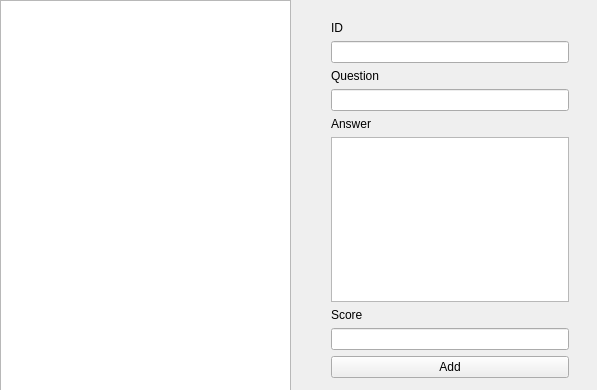
<?xml version="1.0" encoding="UTF-8"?>
<ui version="4.0">
 <class>PresenterWidget</class>
 <widget class="QWidget" name="PresenterWidget">
  <property name="geometry">
   <rect>
    <x>0</x>
    <y>0</y>
    <width>597</width>
    <height>390</height>
   </rect>
  </property>
  <property name="windowTitle">
   <string>PresenterWidget</string>
  </property>
  <widget class="QListWidget" name="questionList">
   <property name="geometry">
    <rect>
     <x>0</x>
     <y>0</y>
     <width>291</width>
     <height>391</height>
    </rect>
   </property>
  </widget>
  <widget class="QWidget" name="">
   <property name="geometry">
    <rect>
     <x>320</x>
     <y>10</y>
     <width>260</width>
     <height>379</height>
    </rect>
   </property>
   <layout class="QVBoxLayout" name="verticalLayout_2">
    <item>
     <layout class="QVBoxLayout" name="verticalLayout">
      <item>
       <widget class="QLabel" name="idLabel">
        <property name="text">
         <string>ID</string>
        </property>
       </widget>
      </item>
      <item>
       <widget class="QLineEdit" name="idTextBox"/>
      </item>
      <item>
       <widget class="QLabel" name="questionLabel">
        <property name="text">
         <string>Question</string>
        </property>
       </widget>
      </item>
      <item>
       <widget class="QLineEdit" name="questionTextBox"/>
      </item>
      <item>
       <widget class="QLabel" name="answerLabel">
        <property name="text">
         <string>Answer</string>
        </property>
       </widget>
      </item>
      <item>
       <widget class="QTextEdit" name="answerTextBox">
        <property name="html">
         <string>&lt;!DOCTYPE HTML PUBLIC &quot;-//W3C//DTD HTML 4.0//EN&quot; &quot;http://www.w3.org/TR/REC-html40/strict.dtd&quot;&gt;
&lt;html&gt;&lt;head&gt;&lt;meta name=&quot;qrichtext&quot; content=&quot;1&quot; /&gt;&lt;style type=&quot;text/css&quot;&gt;
p, li { white-space: pre-wrap; }
&lt;/style&gt;&lt;/head&gt;&lt;body style=&quot; font-family:'MS Shell Dlg 2'; font-size:8.25pt; font-weight:400; font-style:normal;&quot;&gt;
&lt;p style=&quot;-qt-paragraph-type:empty; margin-top:0px; margin-bottom:0px; margin-left:0px; margin-right:0px; -qt-block-indent:0; text-indent:0px;&quot;&gt;&lt;br /&gt;&lt;/p&gt;&lt;/body&gt;&lt;/html&gt;</string>
        </property>
       </widget>
      </item>
      <item>
       <widget class="QLabel" name="scoreLabel">
        <property name="text">
         <string>Score</string>
        </property>
       </widget>
      </item>
      <item>
       <widget class="QLineEdit" name="scoreTextBox"/>
      </item>
     </layout>
    </item>
    <item>
     <widget class="QPushButton" name="pushButton">
      <property name="text">
       <string>Add</string>
      </property>
     </widget>
    </item>
   </layout>
  </widget>
  <zorder>questionList</zorder>
  <zorder>answerLabel</zorder>
  <zorder>scoreTextBox</zorder>
  <zorder>questionLabel</zorder>
  <zorder>answerTextBox</zorder>
  <zorder>scoreLabel</zorder>
  <zorder>idTextBox</zorder>
  <zorder>idLabel</zorder>
  <zorder>questionTextBox</zorder>
  <zorder>idLabel</zorder>
  <zorder>idLabel</zorder>
  <zorder>idLabel</zorder>
  <zorder>pushButton</zorder>
 </widget>
 <layoutdefault spacing="6" margin="11"/>
 <resources/>
 <connections/>
</ui>
